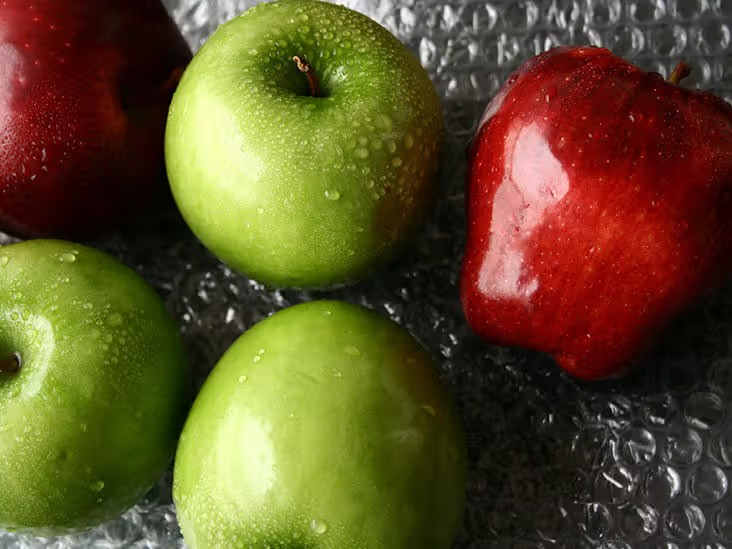
#> input picture manzana.jpg, 732 x 549 px, given in place of manzana.jpeg, which was not available
$ jupyter execute clase_10_ejercicios.ipynb
#> lines starting #> are read from the running program, lines starting #| are printed output that depends on the picture; after the words box and inside, x2 and y2 are one past the last pixel; in counts of white or black regions, pixels touching at a corner belong together; pictures that were not available may be replaced by others from this repository, and a replacement may not be noted
[cell 1]
'''
La profundidad de bits es la gama de colores que uno puede percibir. Una persona normalmente solo puede percibir hasta 8 bits de profundidad.
Esto significa que puede distinguir hasta 256 niveles de intensidad por canal (en el modelo RGB, por ejemplo).

Las impresoras utilizan el modelo de color CMYK (Cyan, Magenta, Yellow, Key/Black) para la impresión a color.
Esto se debe a que CMYK es un modelo sustractivo, ideal para mezclar pigmentos en papel.

Para lo virtual (pantallas, monitores, etc.), se utiliza el modelo RGB (Red, Green, Blue).
RGB es un modelo aditivo, donde los colores se forman combinando luz roja, verde y azul.

-----------------------HSL--------------------
HSL significa Hue (Tono), Saturation (Saturación) y Lightness (Luminosidad).
- Hue (Tono): Representa el color y tiene un valor de 0 a 360 grados (como en una rueda de colores).
- Saturation (Saturación): Es la fuerza o intensidad del color, con un valor de 0% (gris) a 100% (color puro).
- Lightness (Luminosidad): Es la cantidad de luz reflejada por el color, con un valor de 0% (negro) a 100% (blanco).

HSL es útil para ajustar colores de manera intuitiva, especialmente en diseño gráfico.

-----------------------HSV--------------------
HSV significa Hue (Tono), Saturation (Saturación) y Value (Valor).
- Hue (Tono): Representa el color y tiene un valor de 0 a 360 grados.
- Saturation (Saturación): Es la intensidad del color, con un valor de 0% (gris) a 100% (color puro).
- Value (Valor): Representa el brillo del color, con un valor de 0% (oscuro) a 100% (brillante).

HSV es comúnmente utilizado en procesamiento de imágenes y visión por computadora, ya que separa el brillo (Value) del color.

-----------------------LAB--------------------
LAB (o CIELAB) es un espacio de color que incluye todos los colores que el ojo humano puede percibir.
- L: Representa la luminosidad (de 0 a 100).
- a: Representa el eje verde (-) a rojo (+).
- b: Representa el eje azul (-) a amarillo (+).

LAB es útil para tareas de corrección de color y análisis de diferencias de color, ya que es perceptualmente uniforme.
'''

[cell 2]
'''segmetacion de color en hsv'''
#-----------------------segmentacion de color rojo en hsv--------------------
import cv2
import numpy as np
img = cv2.imread('manzana.jpeg')
#> img is the input picture: shape (549, 732, 3); mean B, G, R 40.6, 80.5, 95.8
hsv = cv2.cvtColor(img, cv2.COLOR_BGR2HSV)
#> hsv: shape (549, 732, 3); mean H, S, V 31.3, 158.7, 103.3
low1,high1 = (0,120,70),(10,255,255)
low2,high2 = (170,120,70),(179,255,255)
m1 =cv2.inRange(hsv,low1,high1)
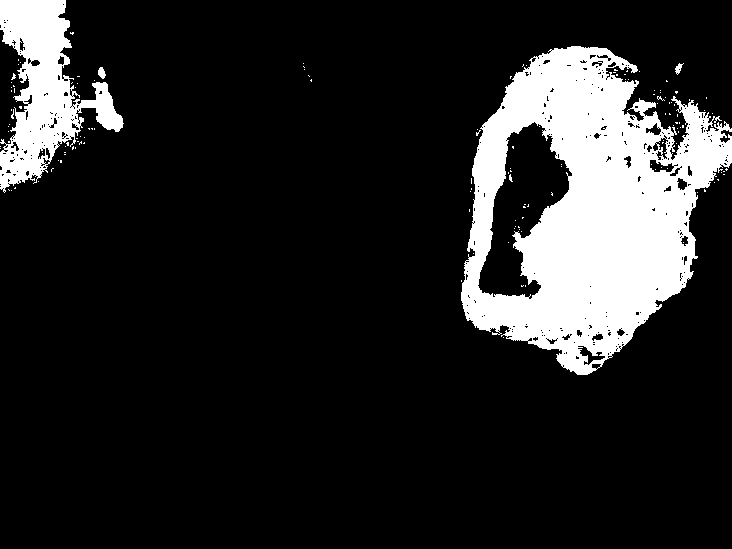
#> m1: shape (549, 732); 14.8% white; 140 white regions (136 under 20 px), largest, box (x1, y1, x2, y2) and area: (461, 46, 732, 375) 48666, (0, 0, 124, 193) 10484, (98, 67, 106, 79) 65, (675, 63, 684, 75) 51
m2 =cv2.inRange(hsv,low2,high2)
#> m2: shape (549, 732); 0.98% white; 295 white regions (249 under 20 px), largest, box (x1, y1, x2, y2) and area: (8, 55, 32, 130) 607, (578, 346, 605, 365) 182, (650, 160, 678, 172) 175
mask = cv2.bitwise_or(m1,m2)
#> mask: shape (549, 732); 15.8% white; 93 white regions (88 under 20 px), largest, box (x1, y1, x2, y2) and area: (461, 46, 732, 375) 51346, (0, 0, 124, 193) 11782, (98, 67, 106, 79) 65, (675, 63, 684, 75) 51, (657, 96, 666, 101) 26
kernel = np.ones((5,5),np.uint8)
mask = cv2.morphologyEx(mask,cv2.MORPH_OPEN,kernel)
#> mask: shape (549, 732); 15.2% white; 6 white regions, box (x1, y1, x2, y2) and area: (461, 46, 732, 375) 49882, (0, 0, 81, 189) 10316, (80, 83, 123, 131) 950, (628, 65, 637, 72) 61, (98, 69, 105, 77) 50, (666, 144, 671, 149) 25
mask= cv2.morphologyEx(mask,cv2.MORPH_CLOSE,kernel)
result = cv2.bitwise_and(img,img,mask=mask)
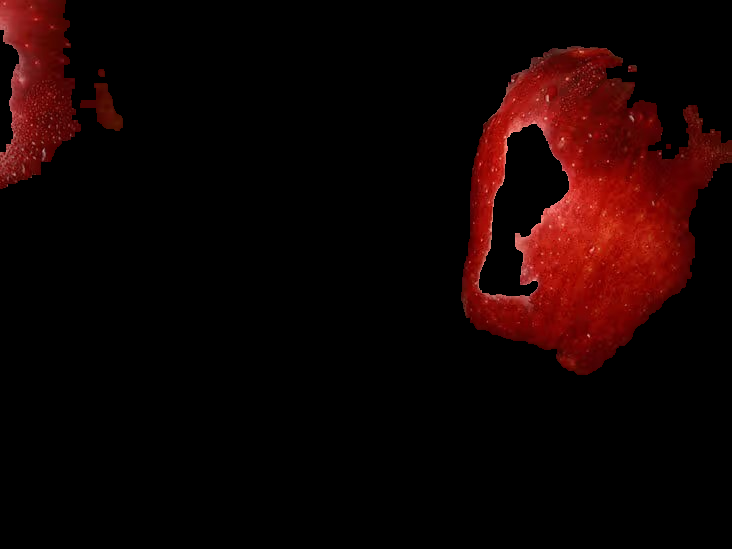
#> result: shape (549, 732, 3); mean B, G, R 2.2, 2.8, 19.8
cv2.imwrite('mask.png',mask)
cv2.imwrite('result.png',result)
#> Out = True

[cell 3]
#-----------------------segmentacion de color verde en hsv--------------------
import cv2
import numpy as np

# Cargar la imagen
img = cv2.imread('manzana.jpg')

# Convertir la imagen a HSV
hsv = cv2.cvtColor(img, cv2.COLOR_BGR2HSV)

low_green = (35, 50, 50)
high_green = (85, 255, 255)

mask = cv2.inRange(hsv, low_green, high_green)
#> mask: shape (549, 732); 32% white; 100 white regions (94 under 20 px), largest, box (x1, y1, x2, y2) and area: (172, 299, 416, 549) 47203, (0, 244, 177, 537) 41628, (165, 0, 392, 296) 39011, (240, 134, 258, 150) 207, (234, 112, 242, 122) 59, (332, 282, 344, 288) 46

kernel = np.ones((5, 5), np.uint8)
mask = cv2.morphologyEx(mask, cv2.MORPH_OPEN, kernel)
#> mask: shape (549, 732); 31.6% white; 5 white regions, box (x1, y1, x2, y2) and area: (172, 300, 416, 549) 47137, (0, 244, 176, 537) 41408, (166, 0, 390, 292) 38297, (243, 136, 256, 146) 113, (234, 112, 240, 118) 36
mask = cv2.morphologyEx(mask, cv2.MORPH_CLOSE, kernel)
#> mask: shape (549, 732); 31.7% white; 5 white regions, box (x1, y1, x2, y2) and area: (172, 300, 416, 549) 47235, (0, 244, 176, 537) 41538, (166, 0, 390, 292) 38602, (243, 136, 256, 146) 113, (234, 112, 240, 118) 36

result = cv2.bitwise_and(img, img, mask=mask)
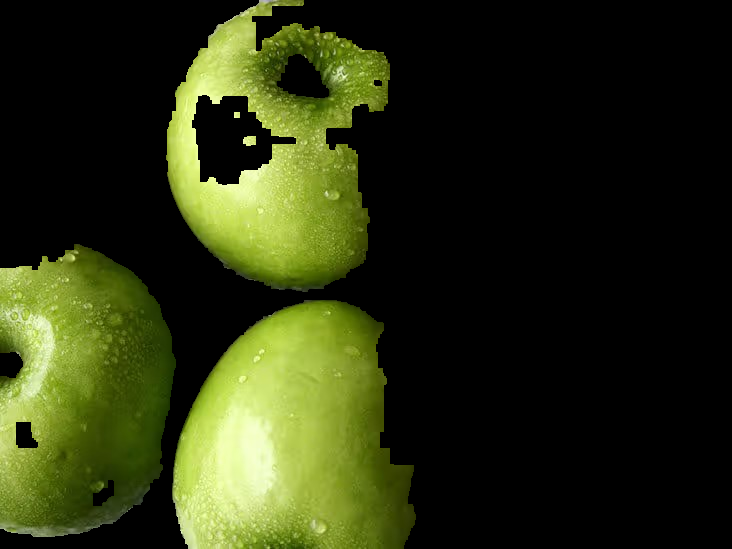
#> result: shape (549, 732, 3); mean B, G, R 17.5, 48.9, 42.4

cv2.imwrite('mask_green.png', mask)
cv2.imwrite('result_green.png', result)
#> Out = True

[cell 4]
#-----------------------mejora de contraste con clahe en lab--------------------

import cv2
import numpy as np
img = cv2.imread('manzana.jpg')
lab = cv2.cvtColor(img, cv2.COLOR_BGR2LAB)
#> lab: shape (549, 732, 3); mean of channels 0, 1, 2 89.4, 128.9, 152.8
l,a,b = cv2.split(lab)
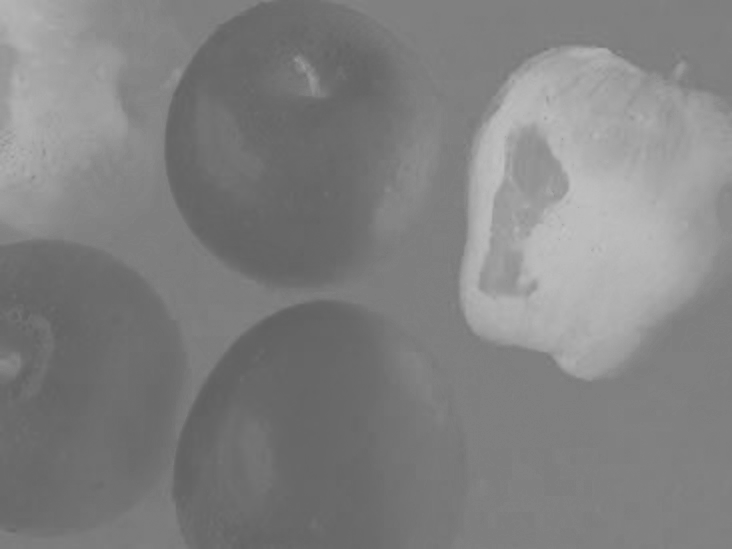
#> a: shape (549, 732); min 95, max 195, mean 128.9
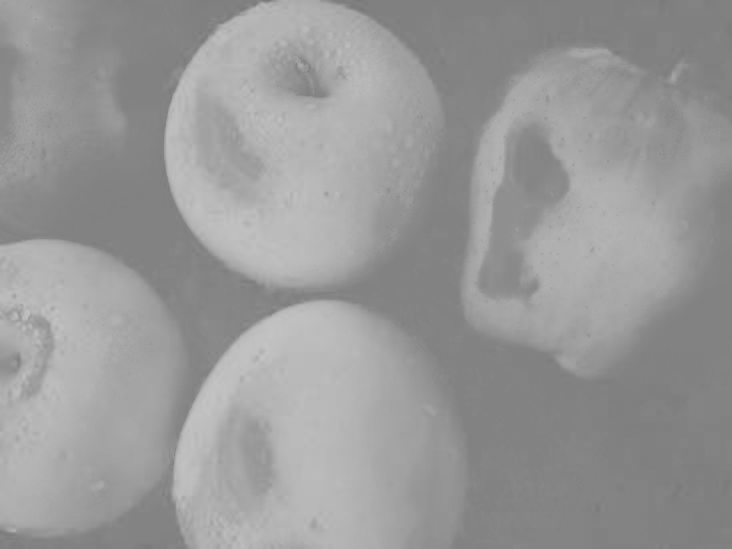
#> b: shape (549, 732); min 121, max 196, mean 152.8
clahe = cv2.createCLAHE(clipLimit=2.0, tileGridSize=(8,8))
l_enh = clahe.apply(l)
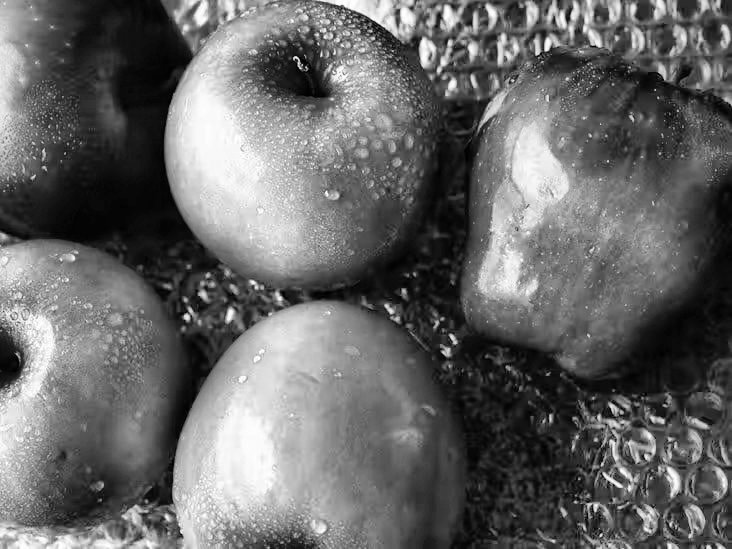
#> l_enh: shape (549, 732); min 0, max 255, mean 103
lab_enh = cv2.merge((l_enh,a,b))
#> lab_enh: shape (549, 732, 3); mean of channels 0, 1, 2 103, 128.9, 152.8
img_enh = cv2.cvtColor(lab_enh, cv2.COLOR_LAB2BGR)
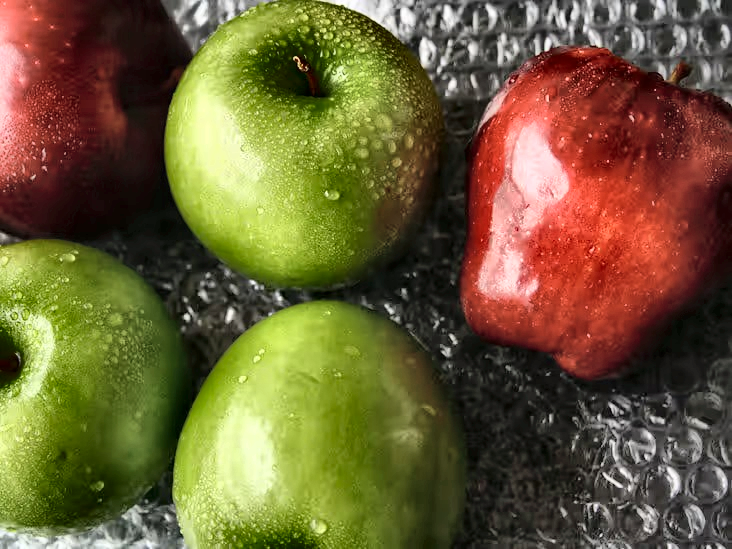
#> img_enh: shape (549, 732, 3); mean B, G, R 54.1, 94.6, 109.4
cv2.imwrite('manzana_lab.png',img_enh)
#> Out = True

[cell 5]
import cv2
gray =cv2.imread('manzana.jpg',cv2.IMREAD_GRAYSCALE)
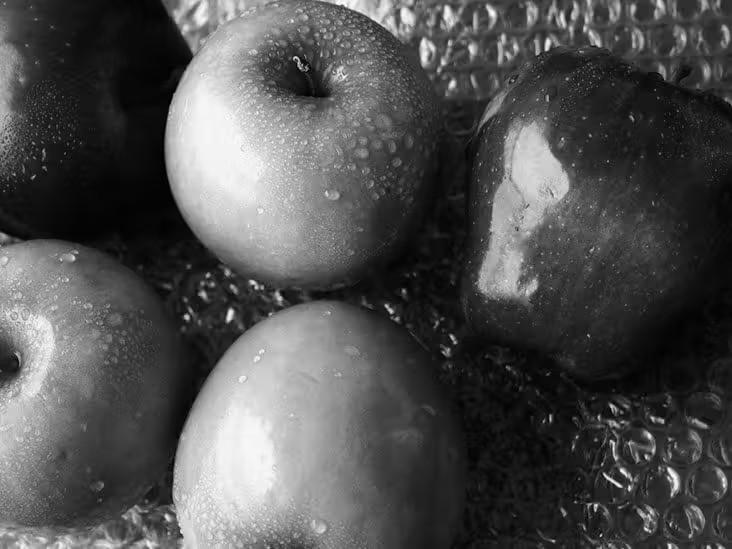
#> gray: shape (549, 732); min 0, max 255, mean 80.5
gray_norm =cv2.normalize(gray,None,0,255,cv2.NORM_MINMAX)
cmaps = [cv2.COLORMAP_JET,
         cv2.COLORMAP_TURBO,
         cv2.COLORMAP_INFERNO,
         cv2.COLORMAP_VIRIDIS]
for i, cm in enumerate(cmaps,1):
    pseudo_color = cv2.applyColorMap(gray_norm, cm)
    cv2.imwrite(f'manzana_colormap{i}.png',pseudo_color)
#> this loop made 4 passes
#> pass 1, `pseudo_color = cv2.applyColorMap(gray_norm, cm)`:
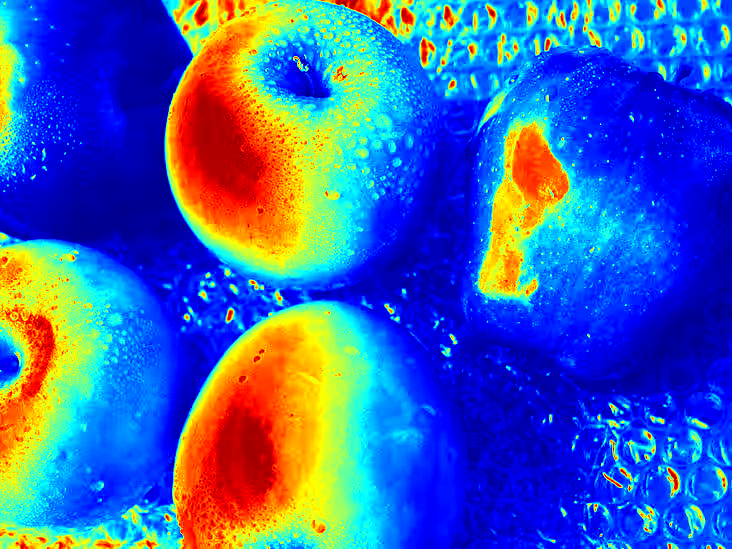
#> pseudo_color: shape (549, 732, 3); mean B, G, R 175.8, 97.2, 61.5
#> pass 3, `pseudo_color = cv2.applyColorMap(gray_norm, cm)`:
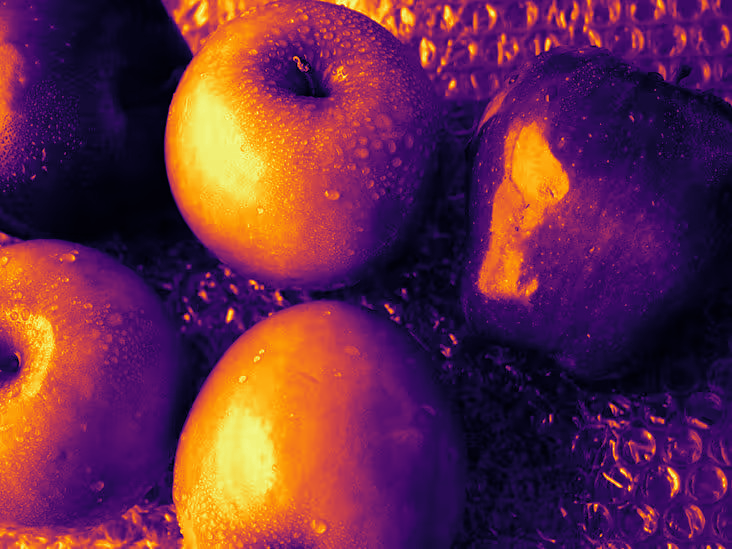
#> pseudo_color: shape (549, 732, 3); mean B, G, R 69.9, 43.3, 103.4
